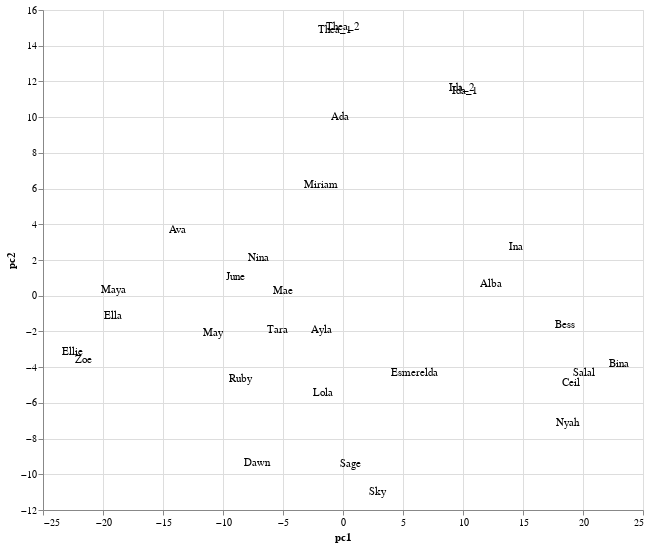

The notebook cell this image was saved under:
### Code cell
no_jokes = raw.copy()
no_jokes.drop('gender', axis=1, inplace=True)
no_jokes = no_jokes[(no_jokes.Einstein_Bagel==1) & (no_jokes.Janet2==1)]
no_jokes.drop('Einstein_Bagel', axis=1, inplace=True)
no_jokes.drop('Janet2', axis=1, inplace=True)
no_jokes = no_jokes.transpose()
plot_pca(no_jokes)

### Figure 1 — Vega-Lite specification as saved in the notebook (floating-point values rounded to 4 significant figures)
{"$schema": "https://vega.github.io/schema/vega-lite/v2.4.1.json", "config": {"view": {"height": 300, "width": 400}}, "data": {"values": [{"name": "Ina", "pc1": 14.41, "pc2": 2.729}, {"name": "Thea_1", "pc1": -0.6524, "pc2": 14.85}, {"name": "Ava", "pc1": -13.82, "pc2": 3.665}, {"name": "Alba", "pc1": 12.34, "pc2": 0.651}, {"name": "Dawn", "pc1": -7.129, "pc2": -9.379}, {"name": "Ada", "pc1": -0.2251, "pc2": 9.982}, {"name": "Thea_2", "pc1": -0.01928, "pc2": 15.04}, {"name": "Lola", "pc1": -1.65, "pc2": -5.435}, {"name": "Sky", "pc1": 2.865, "pc2": -10.99}, {"name": "Miriam", "pc1": -1.863, "pc2": 6.193}, {"name": "Tara", "pc1": -5.47, "pc2": -1.947}, {"name": "Nina", "pc1": -7.033, "pc2": 2.13}, {"name": "Sage", "pc1": 0.6382, "pc2": -9.442}, {"name": "Mae", "pc1": -5.01, "pc2": 0.2642}, {"name": "May", "pc1": -10.85, "pc2": -2.099}, {"name": "Ida_1", "pc1": 10.15, "pc2": 11.45}, {"name": "Salal", "pc1": 20.06, "pc2": -4.316}, {"name": "Esmerelda", "pc1": 5.983, "pc2": -4.334}, {"name": "Ida_2", "pc1": 9.876, "pc2": 11.61}, {"name": "Nyah", "pc1": 18.72, "pc2": -7.143}, {"name": "Ellie", "pc1": -22.56, "pc2": -3.164}, {"name": "Zoe", "pc1": -21.59, "pc2": -3.583}, {"name": "Ella", "pc1": -19.19, "pc2": -1.156}, {"name": "Ayla", "pc1": -1.827, "pc2": -1.905}, {"name": "Maya", "pc1": -19.13, "pc2": 0.3322}, {"name": "June", "pc1": -8.981, "pc2": 1.055}, {"name": "Ceil", "pc1": 19.0, "pc2": -4.899}, {"name": "Bess", "pc1": 18.49, "pc2": -1.664}, {"name": "Bina", "pc1": 22.98, "pc2": -3.814}, {"name": "Ruby", "pc1": -8.512, "pc2": -4.684}]}, "encoding": {"text": {"field": "name", "type": "nominal"}, "x": {"field": "pc1", "type": "quantitative"}, "y": {"field": "pc2", "type": "quantitative"}}, "height": 500, "mark": "text", "selection": {"selector002": {"bind": "scales", "encodings": ["x", "y"], "mark": {"fill": "#333", "fillOpacity": 0.125, "stroke": "white"}, "on": "[mousedown, window:mouseup] > window:mousemove!", "resolve": "global", "translate": "[mousedown, window:mouseup] > window:mousemove!", "type": "interval", "zoom": "wheel!"}}, "width": 600}
